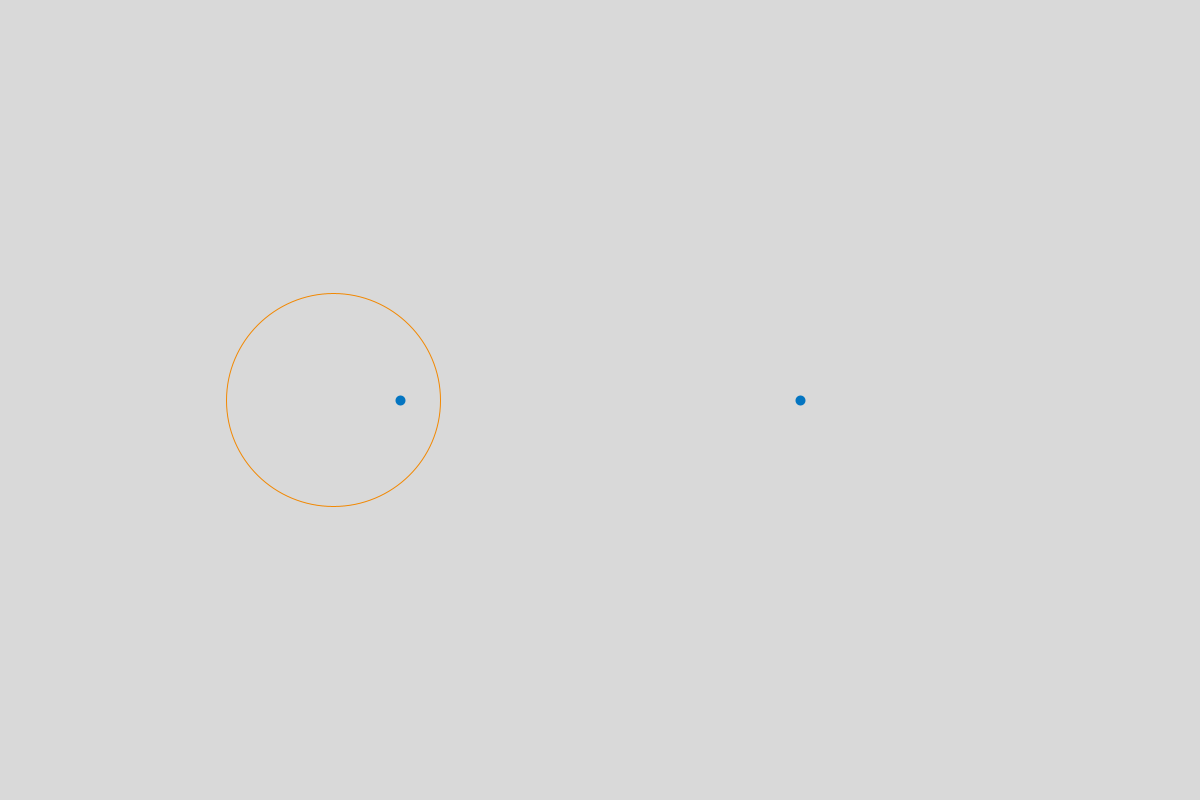
Frame 1 (no input)
Frame 60 (the mouse pressed at the canvas centre just before this capture): identical to frame 1, image omitted
Frame 120 (the mouse held since frame 60 and released just before this capture): identical to frame 1, image omitted

The Processing sketch that drew this single still picture (run headless with seeded random() and noise(); from frame 60 on, the mouse is pressed at the canvas centre):

// Processing sketch: Circle_of_Apollonius
// ── Circle_of_Apollonius.pde
// This file shows the idea of the circle of Apollonius. 
// Press Enter to change the size of the circle.



color[] palette = {#97B8DB, #0475C1, #F18803, #D9D9D9, #0C0D0E};


void setup() {
  size(1200, 800);
  smooth();
  background(210);
  stroke(0);
  noFill();
  

  

}


//the X and Y coordinates for points A, B, and M
float mX = 480;
float nX = 720;
float aX, aY, bX, bY, mY, pY, aRadius, a2Y, bRadius, b2Y, nY, p2X;
double top, bottom, slope, top2, bottom2, slope2;
float pX;
int pressed = 1;



//I need to figure out how to make 
//all these variables responsive to change...
//maybe I should do the math in the draw method..

void draw() {
  background(palette[3]);
  
  
  //becauseMath
  aX = 400;
  aY = 400;
  bX = 800;
  bY = aY;
  mY = aY;
  pY = aY;
  aRadius = mX - aX;
  a2Y = aY - aRadius;
  bRadius = bX-mX;
  b2Y = bY - bRadius; 
  top = (double)(b2Y - a2Y);
  bottom = (double)(bX-aX);
  slope = top / bottom;
  top2 = (double)(a2Y-b2Y);
  bottom2 = (double)(aX-bX);
  slope2 = top2 / bottom2;
  pX = (float)((pY - b2Y)/slope) + bX;
  p2X = (float)((pY - a2Y)/slope2) + aX;
  
  if (pressed % 2 == 0) {
    mX += 1;                              //moving mX looks awesome
    nX -= 1;
  }
  
  
  
  

  

  //draw a line from A to B
  stroke(palette[4]);
  strokeWeight(3);
//  line(0, aY, width, bY);
  
  //now I need to draw the circles with centers A and B, and
  //radii A-M, B-M
//  stroke(palette[4]);
//  strokeWeight(3);
//  ellipse(aX, aY, 2*(mX-aX), 2*(mX-aX));
//  ellipse(bX, bY, 2*(bX-mX), 2*(bX-mX));
//  ellipse(aX, aY, 2*(nX-aX), 2*(nX-aX));
//  ellipse(bX, bY, 2*(bX-nX), 2*(bX-nX));
  

  
  //drawing the three points
  strokeWeight(10);
  stroke(palette[1]);
  point(aX, aY);
  point(bX, bY);
//  point(mX, mY);
//  point(bX, b2Y);
//  point(aX, a2Y);
//  point(pX, pY);
  
  
  if (mX > aX && mX < bX) {
    //now for the actual Circle of Apollonius
    stroke(palette[2]);
    strokeWeight(1);
    ellipse((pX+aX)/2, pY, mX-pX, mX-pX);
//    ellipse((p2X+bX)/2, pY, nX-p2X, nX-p2X);
    stroke(palette[1]);
//    line(bX, b2Y, pX, pY);
    
    //redrawing points and stuff
//    stroke(palette[0]);
//    strokeWeight(10);
//    point((pX+aX)/2, pY);
//    stroke(palette[1]);
//    point(aX, a2Y);
//    point(pX, pY);
//    point(nX, mY);
    //line(aX, a2Y, p2X, pY);
  }
  
  
  
  
   
  
}


// ── Helper.pde
void keyPressed() {
  if (keyCode == ENTER || keyCode == RETURN) pressed += 1;
}
